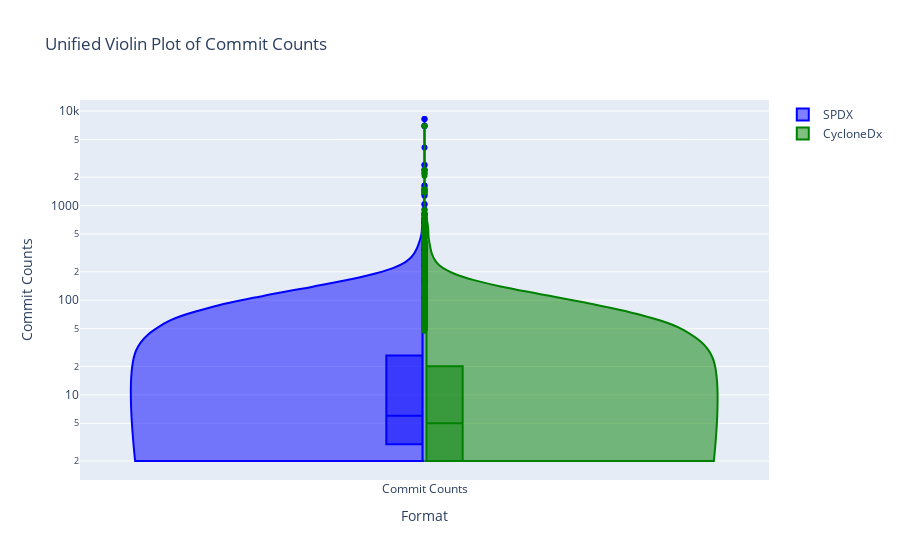

Here is the notebook cell this chart was saved with:
### Code cell
# import pandas as pd
# import plotly.graph_objects as go
# import plotly.io as pio
# import pickle
# from collections import Counter

# # Load data from files
# with open('commit_counts_by_repo.pkl', 'rb') as f:
#     commit_count_repos = pickle.load(f)

# df = pd.read_csv('CycloneNSpdxTools.csv')

# # Initialize counters
# spdx_counter = Counter()
# cyclonedx_counter = Counter()

# # Update counters based on the dataframe
# for index, row in df.iterrows():
#     if row['Format'] == 'SPDX':
#         spdx_counter.update(v for v in commit_count_repos[row['Repo']].values() if v > 1)
#     elif row['Format'] == 'CycloneDx':
#         cyclonedx_counter.update(v for v in commit_count_repos[row['Repo']].values() if v > 1)

# # Prepare data for plotting
# spdx_data = [count for count in spdx_counter.elements()]
# cyclonedx_data = [count for count in cyclonedx_counter.elements()]

# # Create the unified violin plot
# fig = go.Figure()

# fig.add_trace(go.Violin(
#     y=spdx_data,
#     x=['Commit Counts'] * len(spdx_data),
#     box_visible=True,
#     line_color='blue',
#     spanmode='hard',
#     side='negative',  # Set to show on the left side
#     name='SPDX'
# ))

# fig.add_trace(go.Violin(
#     y=cyclonedx_data,
#     x=['Commit Counts'] * len(cyclonedx_data),
#     box_visible=True,
#     line_color='green',
#     spanmode='hard',
#     side='positive',  # Set to show on the right side
#     name='CycloneDx'
# ))

# # Update layout for log scale
# fig.update_layout(
#     title="Unified Violin Plot of Commit Counts",
#     xaxis_title="Format",
#     yaxis_title="Commit Counts",
#     yaxis_type="log",
#     violingap=0.4,  # Adjusts the gap between violins
#     violinmode='overlay',  # Overlays the violins side by side
# )

# # Show the plot
# pio.show(fig)

### Figure 1 — Plotly figure (JSON) as saved in the notebook; plotly's stock layout.template omitted (floating-point values rounded to 4 significant figures; data arrays with more than 128 entries replaced by an {"elided": "..."} marker saying what was removed)
{"data": [{"box": {"visible": true}, "line": {"color": "blue"}, "name": "SPDX", "side": "negative", "spanmode": "hard", "type": "violin", "x": {"elided": "2213 str values"}, "y": {"elided": "2213 int values"}}, {"box": {"visible": true}, "line": {"color": "green"}, "name": "CycloneDx", "side": "positive", "spanmode": "hard", "type": "violin", "x": {"elided": "1286 str values"}, "y": {"elided": "1286 int values"}}], "layout": {"title": {"text": "Unified Violin Plot of Commit Counts"}, "violingap": 0.4, "violinmode": "overlay", "xaxis": {"title": {"text": "Format"}}, "yaxis": {"title": {"text": "Commit Counts"}, "type": "log"}}}
